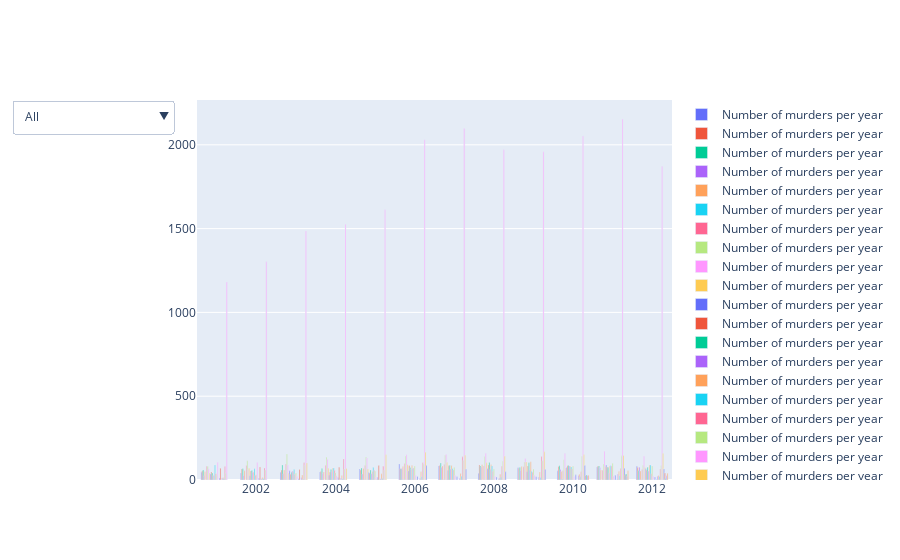

The notebook cell this image was saved under:
### Code cell
import plotly.graph_objects as go

# Generate dataset
import numpy as np
np.random.seed(1)

# Create figure
fig = go.Figure()

district_names = list(df_ap['DISTRICT'].unique())
dist_name_idx = len(district_names) - 1

list_of_dicts = []
index = 0

true_list = [True] * (len(district_names))
list_of_dicts.append(
            dict(
            label='All',
            method='update',
            args = [{'visible':true_list},
                    {'title': 'All',
                    'showlegend':True}
                ]
        )
)
for district in  district_names:
    visible_list = [False] * (len(district_names))
    visible_list[index] = True
    list_of_dicts.append(
        dict(
            label=district,
            method='update',
            args = [{'visible':visible_list},
                    {'title': district,
                    'showlegend':True}
                ]
        )
    )
    index+=1

for district in district_names:
    df = df_ap.loc[df_ap['DISTRICT'] == district]
    fig.add_trace(
    go.Bar(
        y= df['KIDNAPPING & ABDUCTION'],
        x = df['YEAR'],
        name = 'Number of murders per year',
        )
    )


fig.update_layout(
    updatemenus = [
        go.layout.Updatemenu(
            buttons=list(
                list_of_dicts
            )
        )
    ]
)

fig.show()

### Figure 1 — Plotly figure (JSON) as saved in the notebook; plotly's stock layout.template omitted (floating-point values rounded to 4 significant figures)
{"data": [{"name": "Number of murders per year", "type": "bar", "x": [2001, 2002, 2003, 2004, 2005, 2006, 2007, 2008, 2009, 2010, 2011, 2012], "y": [46, 42, 46, 48, 65, 96, 83, 41, 73, 55, 77, 82]}, {"name": "Number of murders per year", "type": "bar", "x": [2001, 2002, 2003, 2004, 2005, 2006, 2007, 2008, 2009, 2010, 2011, 2012], "y": [53, 65, 60, 51, 60, 67, 87, 90, 68, 81, 83, 74]}, {"name": "Number of murders per year", "type": "bar", "x": [2001, 2002, 2003, 2004, 2005, 2006, 2007, 2008, 2009, 2010, 2011, 2012], "y": [59, 67, 90, 69, 72, 65, 102, 84, 74, 85, 84, 56]}, {"name": "Number of murders per year", "type": "bar", "x": [2001, 2002, 2003, 2004, 2005, 2006, 2007, 2008, 2009, 2010, 2011, 2012], "y": [25, 27, 37, 39, 36, 68, 76, 76, 57, 63, 73, 76]}, {"name": "Number of murders per year", "type": "bar", "x": [2001, 2002, 2003, 2004, 2005, 2006, 2007, 2008, 2009, 2010, 2011, 2012], "y": [49, 55, 59, 47, 69, 81, 84, 91, 80, 51, 60, 54]}, {"name": "Number of murders per year", "type": "bar", "x": [2001, 2002, 2003, 2004, 2005, 2006, 2007, 2008, 2009, 2010, 2011, 2012], "y": [0, 0, 1, 0, 1, 1, 2, 0, 0, 4, 0, 1]}, {"name": "Number of murders per year", "type": "bar", "x": [2001, 2002, 2003, 2004, 2005, 2006, 2007, 2008, 2009, 2010, 2011, 2012], "y": [82, 87, 95, 88, 87, 99, 93, 83, 79, 55, 58, 63]}, {"name": "Number of murders per year", "type": "bar", "x": [2001, 2002, 2003, 2004, 2005, 2006, 2007, 2008, 2009, 2010, 2011, 2012], "y": [80, 115, 155, 136, 137, 143, 148, 140, 108, 121, 95, 88]}, {"name": "Number of murders per year", "type": "bar", "x": [2001, 2002, 2003, 2004, 2005, 2006, 2007, 2008, 2009, 2010, 2011, 2012], "y": [67, 62, 89, 124, 131, 151, 152, 159, 128, 158, 172, 141]}, {"name": "Number of murders per year", "type": "bar", "x": [2001, 2002, 2003, 2004, 2005, 2006, 2007, 2008, 2009, 2010, 2011, 2012], "y": [41, 70, 41, 70, 66, 91, 104, 103, 108, 71, 81, 73]}, {"name": "Number of murders per year", "type": "bar", "x": [2001, 2002, 2003, 2004, 2005, 2006, 2007, 2008, 2009, 2010, 2011, 2012], "y": [36, 26, 55, 28, 45, 54, 57, 69, 49, 75, 89, 67]}, {"name": "Number of murders per year", "type": "bar", "x": [2001, 2002, 2003, 2004, 2005, 2006, 2007, 2008, 2009, 2010, 2011, 2012], "y": [47, 54, 35, 46, 42, 85, 85, 89, 83, 85, 76, 58]}, {"name": "Number of murders per year", "type": "bar", "x": [2001, 2002, 2003, 2004, 2005, 2006, 2007, 2008, 2009, 2010, 2011, 2012], "y": [42, 57, 46, 63, 59, 73, 86, 104, 103, 87, 74, 76]}, {"name": "Number of murders per year", "type": "bar", "x": [2001, 2002, 2003, 2004, 2005, 2006, 2007, 2008, 2009, 2010, 2011, 2012], "y": [26, 46, 52, 49, 38, 63, 65, 62, 61, 83, 40, 54]}, {"name": "Number of murders per year", "type": "bar", "x": [2001, 2002, 2003, 2004, 2005, 2006, 2007, 2008, 2009, 2010, 2011, 2012], "y": [27, 46, 49, 72, 51, 86, 87, 91, 109, 81, 84, 89]}, {"name": "Number of murders per year", "type": "bar", "x": [2001, 2002, 2003, 2004, 2005, 2006, 2007, 2008, 2009, 2010, 2011, 2012], "y": [90, 67, 63, 72, 74, 69, 67, 83, 50, 77, 85, 90]}, {"name": "Number of murders per year", "type": "bar", "x": [2001, 2002, 2003, 2004, 2005, 2006, 2007, 2008, 2009, 2010, 2011, 2012], "y": [38, 29, 35, 56, 57, 71, 60, 51, 46, 65, 84, 38]}, {"name": "Number of murders per year", "type": "bar", "x": [2001, 2002, 2003, 2004, 2005, 2006, 2007, 2008, 2009, 2010, 2011, 2012], "y": [31, 32, 42, 44, 52, 83, 74, 66, 66, 84, 100, 84]}, {"name": "Number of murders per year", "type": "bar", "x": [2001, 2002, 2003, 2004, 2005, 2006, 2007, 2008, 2009, 2010, 2011, 2012], "y": [106, 104, 23, 26, 16, 29, 27, 23, 29, 21, 24, 22]}, {"name": "Number of murders per year", "type": "bar", "x": [2001, 2002, 2003, 2004, 2005, 2006, 2007, 2008, 2009, 2010, 2011, 2012], "y": [0, 0, 0, 0, 4, 3, 0, 0, 0, 1, 1, 0]}, {"name": "Number of murders per year", "type": "bar", "x": [2001, 2002, 2003, 2004, 2005, 2006, 2007, 2008, 2009, 2010, 2011, 2012], "y": [12, 10, 8, 15, 17, 21, 19, 18, 20, 31, 28, 18]}, {"name": "Number of murders per year", "type": "bar", "x": [2001, 2002, 2003, 2004, 2005], "y": [70, 78, 63, 76, 87]}, {"name": "Number of murders per year", "type": "bar", "x": [2001, 2002, 2003, 2004, 2005, 2006, 2007, 2008, 2009, 2010, 2011, 2012], "y": [0, 1, 0, 0, 1, 0, 0, 1, 0, 0, 3, 3]}, {"name": "Number of murders per year", "type": "bar", "x": [2001, 2002, 2003, 2004, 2005, 2006, 2007, 2008, 2009, 2010, 2011, 2012], "y": [12, 7, 15, 12, 8, 11, 11, 12, 18, 27, 36, 22]}, {"name": "Number of murders per year", "type": "bar", "x": [2001, 2002, 2003, 2004, 2005, 2006, 2007, 2008, 2009, 2010, 2011, 2012], "y": [13, 15, 30, 27, 37, 49, 39, 34, 48, 34, 50, 27]}, {"name": "Number of murders per year", "type": "bar", "x": [2001, 2002, 2003, 2004, 2005, 2006, 2007, 2008, 2009, 2010, 2011, 2012], "y": [8, 9, 3, 8, 9, 20, 23, 16, 15, 19, 26, 21]}, {"name": "Number of murders per year", "type": "bar", "x": [2001, 2002, 2003, 2004, 2005, 2006, 2007, 2008, 2009, 2010, 2011, 2012], "y": [81, 72, 103, 125, 82, 103, 138, 82, 140, 49, 68, 66]}, {"name": "Number of murders per year", "type": "bar", "x": [2001, 2002, 2003, 2004, 2005, 2006, 2007, 2008, 2009, 2010, 2011, 2012], "y": [41, 59, 88, 66, 58, 96, 117, 112, 115, 142, 144, 86]}, {"name": "Number of murders per year", "type": "bar", "x": [2001, 2002, 2003, 2004, 2005, 2006, 2007, 2008, 2009, 2010, 2011, 2012], "y": [1182, 1302, 1485, 1526, 1612, 2030, 2097, 1970, 1958, 2053, 2154, 1870]}, {"name": "Number of murders per year", "type": "bar", "x": [2003, 2004, 2005, 2006, 2007, 2008, 2009, 2010, 2011, 2012], "y": [102, 69, 151, 166, 147, 141, 168, 150, 146, 158]}, {"name": "Number of murders per year", "type": "bar", "x": [2006, 2007, 2008, 2009, 2010, 2011, 2012], "y": [86, 64, 49, 63, 87, 70, 66]}, {"name": "Number of murders per year", "type": "bar", "x": [2010, 2011, 2012], "y": [27, 31, 42]}, {"name": "Number of murders per year", "type": "bar", "x": [2010, 2011, 2012], "y": [30, 36, 9]}, {"name": "Number of murders per year", "type": "bar", "x": [2010, 2011, 2012], "y": [26, 21, 25]}, {"name": "Number of murders per year", "type": "bar", "x": [2010, 2011, 2012], "y": [28, 55, 41]}], "layout": {"updatemenus": [{"buttons": [{"args": [{"visible": [true, true, true, true, true, true, true, true, true, true, true, true, true, true, true, true, true, true, true, true, true, true, true, true, true, true, true, true, true, true, true, true, true, true, true]}, {"showlegend": true, "title": "All"}], "label": "All", "method": "update"}, {"args": [{"visible": [true, false, false, false, false, false, false, false, false, false, false, false, false, false, false, false, false, false, false, false, false, false, false, false, false, false, false, false, false, false, false, false, false, false, false]}, {"showlegend": true, "title": "ADILABAD"}], "label": "ADILABAD", "method": "update"}, {"args": [{"visible": [false, true, false, false, false, false, false, false, false, false, false, false, false, false, false, false, false, false, false, false, false, false, false, false, false, false, false, false, false, false, false, false, false, false, false]}, {"showlegend": true, "title": "ANANTAPUR"}], "label": "ANANTAPUR", "method": "update"}, {"args": [{"visible": [false, false, true, false, false, false, false, false, false, false, false, false, false, false, false, false, false, false, false, false, false, false, false, false, false, false, false, false, false, false, false, false, false, false, false]}, {"showlegend": true, "title": "CHITTOOR"}], "label": "CHITTOOR", "method": "update"}, {"args": [{"visible": [false, false, false, true, false, false, false, false, false, false, false, false, false, false, false, false, false, false, false, false, false, false, false, false, false, false, false, false, false, false, false, false, false, false, false]}, {"showlegend": true, "title": "CUDDAPAH"}], "label": "CUDDAPAH", "method": "update"}, {"args": [{"visible": [false, false, false, false, true, false, false, false, false, false, false, false, false, false, false, false, false, false, false, false, false, false, false, false, false, false, false, false, false, false, false, false, false, false, false]}, {"showlegend": true, "title": "EAST GODAVARI"}], "label": "EAST GODAVARI", "method": "update"}, {"args": [{"visible": [false, false, false, false, false, true, false, false, false, false, false, false, false, false, false, false, false, false, false, false, false, false, false, false, false, false, false, false, false, false, false, false, false, false, false]}, {"showlegend": true, "title": "GUNTAKAL RLY."}], "label": "GUNTAKAL RLY.", "method": "update"}, {"args": [{"visible": [false, false, false, false, false, false, true, false, false, false, false, false, false, false, false, false, false, false, false, false, false, false, false, false, false, false, false, false, false, false, false, false, false, false, false]}, {"showlegend": true, "title": "GUNTUR"}], "label": "GUNTUR", "method": "update"}, {"args": [{"visible": [false, false, false, false, false, false, false, true, false, false, false, false, false, false, false, false, false, false, false, false, false, false, false, false, false, false, false, false, false, false, false, false, false, false, false]}, {"showlegend": true, "title": "HYDERABAD CITY"}], "label": "HYDERABAD CITY", "method": "update"}, {"args": [{"visible": [false, false, false, false, false, false, false, false, true, false, false, false, false, false, false, false, false, false, false, false, false, false, false, false, false, false, false, false, false, false, false, false, false, false, false]}, {"showlegend": true, "title": "KARIMNAGAR"}], "label": "KARIMNAGAR", "method": "update"}, {"args": [{"visible": [false, false, false, false, false, false, false, false, false, true, false, false, false, false, false, false, false, false, false, false, false, false, false, false, false, false, false, false, false, false, false, false, false, false, false]}, {"showlegend": true, "title": "KHAMMAM"}], "label": "KHAMMAM", "method": "update"}, {"args": [{"visible": [false, false, false, false, false, false, false, false, false, false, true, false, false, false, false, false, false, false, false, false, false, false, false, false, false, false, false, false, false, false, false, false, false, false, false]}, {"showlegend": true, "title": "KRISHNA"}], "label": "KRISHNA", "method": "update"}, {"args": [{"visible": [false, false, false, false, false, false, false, false, false, false, false, true, false, false, false, false, false, false, false, false, false, false, false, false, false, false, false, false, false, false, false, false, false, false, false]}, {"showlegend": true, "title": "KURNOOL"}], "label": "KURNOOL", "method": "update"}, {"args": [{"visible": [false, false, false, false, false, false, false, false, false, false, false, false, true, false, false, false, false, false, false, false, false, false, false, false, false, false, false, false, false, false, false, false, false, false, false]}, {"showlegend": true, "title": "MAHABOOBNAGAR"}], "label": "MAHABOOBNAGAR", "method": "update"}, {"args": [{"visible": [false, false, false, false, false, false, false, false, false, false, false, false, false, true, false, false, false, false, false, false, false, false, false, false, false, false, false, false, false, false, false, false, false, false, false]}, {"showlegend": true, "title": "MEDAK"}], "label": "MEDAK", "method": "update"}, {"args": [{"visible": [false, false, false, false, false, false, false, false, false, false, false, false, false, false, true, false, false, false, false, false, false, false, false, false, false, false, false, false, false, false, false, false, false, false, false]}, {"showlegend": true, "title": "NALGONDA"}], "label": "NALGONDA", "method": "update"}, {"args": [{"visible": [false, false, false, false, false, false, false, false, false, false, false, false, false, false, false, true, false, false, false, false, false, false, false, false, false, false, false, false, false, false, false, false, false, false, false]}, {"showlegend": true, "title": "NELLORE"}], "label": "NELLORE", "method": "update"}, {"args": [{"visible": [false, false, false, false, false, false, false, false, false, false, false, false, false, false, false, false, true, false, false, false, false, false, false, false, false, false, false, false, false, false, false, false, false, false, false]}, {"showlegend": true, "title": "NIZAMABAD"}], "label": "NIZAMABAD", "method": "update"}, {"args": [{"visible": [false, false, false, false, false, false, false, false, false, false, false, false, false, false, false, false, false, true, false, false, false, false, false, false, false, false, false, false, false, false, false, false, false, false, false]}, {"showlegend": true, "title": "PRAKASHAM"}], "label": "PRAKASHAM", "method": "update"}, {"args": [{"visible": [false, false, false, false, false, false, false, false, false, false, false, false, false, false, false, false, false, false, true, false, false, false, false, false, false, false, false, false, false, false, false, false, false, false, false]}, {"showlegend": true, "title": "RANGA REDDY"}], "label": "RANGA REDDY", "method": "update"}, {"args": [{"visible": [false, false, false, false, false, false, false, false, false, false, false, false, false, false, false, false, false, false, false, true, false, false, false, false, false, false, false, false, false, false, false, false, false, false, false]}, {"showlegend": true, "title": "SECUNDERABAD RLY."}], "label": "SECUNDERABAD RLY.", "method": "update"}, {"args": [{"visible": [false, false, false, false, false, false, false, false, false, false, false, false, false, false, false, false, false, false, false, false, true, false, false, false, false, false, false, false, false, false, false, false, false, false, false]}, {"showlegend": true, "title": "SRIKAKULAM"}], "label": "SRIKAKULAM", "method": "update"}, {"args": [{"visible": [false, false, false, false, false, false, false, false, false, false, false, false, false, false, false, false, false, false, false, false, false, true, false, false, false, false, false, false, false, false, false, false, false, false, false]}, {"showlegend": true, "title": "VIJAYAWADA"}], "label": "VIJAYAWADA", "method": "update"}, {"args": [{"visible": [false, false, false, false, false, false, false, false, false, false, false, false, false, false, false, false, false, false, false, false, false, false, true, false, false, false, false, false, false, false, false, false, false, false, false]}, {"showlegend": true, "title": "VIJAYAWADA RLY."}], "label": "VIJAYAWADA RLY.", "method": "update"}, {"args": [{"visible": [false, false, false, false, false, false, false, false, false, false, false, false, false, false, false, false, false, false, false, false, false, false, false, true, false, false, false, false, false, false, false, false, false, false, false]}, {"showlegend": true, "title": "VISAKHA RURAL"}], "label": "VISAKHA RURAL", "method": "update"}, {"args": [{"visible": [false, false, false, false, false, false, false, false, false, false, false, false, false, false, false, false, false, false, false, false, false, false, false, false, true, false, false, false, false, false, false, false, false, false, false]}, {"showlegend": true, "title": "VISAKHAPATNAM"}], "label": "VISAKHAPATNAM", "method": "update"}, {"args": [{"visible": [false, false, false, false, false, false, false, false, false, false, false, false, false, false, false, false, false, false, false, false, false, false, false, false, false, true, false, false, false, false, false, false, false, false, false]}, {"showlegend": true, "title": "VIZIANAGARAM"}], "label": "VIZIANAGARAM", "method": "update"}, {"args": [{"visible": [false, false, false, false, false, false, false, false, false, false, false, false, false, false, false, false, false, false, false, false, false, false, false, false, false, false, true, false, false, false, false, false, false, false, false]}, {"showlegend": true, "title": "WARANGAL"}], "label": "WARANGAL", "method": "update"}, {"args": [{"visible": [false, false, false, false, false, false, false, false, false, false, false, false, false, false, false, false, false, false, false, false, false, false, false, false, false, false, false, true, false, false, false, false, false, false, false]}, {"showlegend": true, "title": "WEST GODAVARI"}], "label": "WEST GODAVARI", "method": "update"}, {"args": [{"visible": [false, false, false, false, false, false, false, false, false, false, false, false, false, false, false, false, false, false, false, false, false, false, false, false, false, false, false, false, true, false, false, false, false, false, false]}, {"showlegend": true, "title": "TOTAL"}], "label": "TOTAL", "method": "update"}, {"args": [{"visible": [false, false, false, false, false, false, false, false, false, false, false, false, false, false, false, false, false, false, false, false, false, false, false, false, false, false, false, false, false, true, false, false, false, false, false]}, {"showlegend": true, "title": "CYBERABAD"}], "label": "CYBERABAD", "method": "update"}, {"args": [{"visible": [false, false, false, false, false, false, false, false, false, false, false, false, false, false, false, false, false, false, false, false, false, false, false, false, false, false, false, false, false, false, true, false, false, false, false]}, {"showlegend": true, "title": "VIJAYAWADA CITY"}], "label": "VIJAYAWADA CITY", "method": "update"}, {"args": [{"visible": [false, false, false, false, false, false, false, false, false, false, false, false, false, false, false, false, false, false, false, false, false, false, false, false, false, false, false, false, false, false, false, true, false, false, false]}, {"showlegend": true, "title": "GUNTUR URBAN"}], "label": "GUNTUR URBAN", "method": "update"}, {"args": [{"visible": [false, false, false, false, false, false, false, false, false, false, false, false, false, false, false, false, false, false, false, false, false, false, false, false, false, false, false, false, false, false, false, false, true, false, false]}, {"showlegend": true, "title": "RAJAHMUNDRY"}], "label": "RAJAHMUNDRY", "method": "update"}, {"args": [{"visible": [false, false, false, false, false, false, false, false, false, false, false, false, false, false, false, false, false, false, false, false, false, false, false, false, false, false, false, false, false, false, false, false, false, true, false]}, {"showlegend": true, "title": "TIRUPATHI URBAN"}], "label": "TIRUPATHI URBAN", "method": "update"}, {"args": [{"visible": [false, false, false, false, false, false, false, false, false, false, false, false, false, false, false, false, false, false, false, false, false, false, false, false, false, false, false, false, false, false, false, false, false, false, true]}, {"showlegend": true, "title": "WARANGAL URBAN"}], "label": "WARANGAL URBAN", "method": "update"}]}]}}
